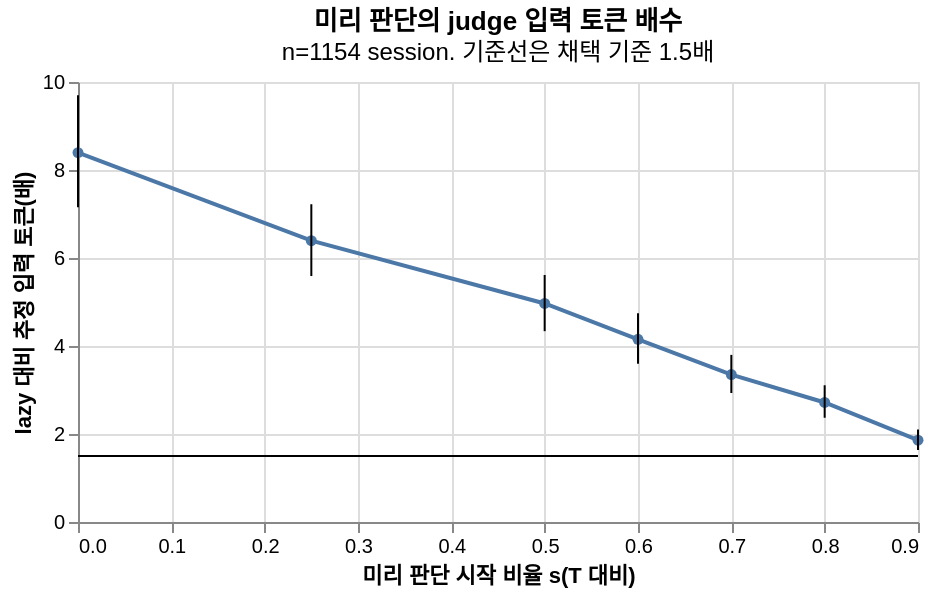

The Vega-Lite source for this figure:
### Vega-Lite specification from a JSON file in a GitHub repository (floating-point values rounded to 4 significant figures)
{"$schema": "https://vega.github.io/schema/vega-lite/v5.json", "title": {"text": "미리 판단의 judge 입력 토큰 배수", "subtitle": "n=1154 session. 기준선은 채택 기준 1.5배"}, "width": 420, "height": 220, "layer": [{"data": {"values": [{"s": 0.0, "value": 8.395, "lo": 7.151, "hi": 9.697}, {"s": 0.25, "value": 6.394, "lo": 5.59, "hi": 7.222}, {"s": 0.5, "value": 4.967, "lo": 4.337, "hi": 5.614}, {"s": 0.6, "value": 4.153, "lo": 3.596, "hi": 4.745}, {"s": 0.7, "value": 3.35, "lo": 2.931, "hi": 3.798}, {"s": 0.8, "value": 2.716, "lo": 2.369, "hi": 3.108}, {"s": 0.9, "value": 1.86, "lo": 1.639, "hi": 2.104}]}, "mark": {"type": "line", "point": true}, "encoding": {"x": {"field": "s", "type": "quantitative", "title": "미리 판단 시작 비율 s(T 대비)"}, "y": {"field": "value", "type": "quantitative", "title": "lazy 대비 추정 입력 토큰(배)", "scale": {"zero": true}}}}, {"data": {"values": [{"s": 0.0, "value": 8.395, "lo": 7.151, "hi": 9.697}, {"s": 0.25, "value": 6.394, "lo": 5.59, "hi": 7.222}, {"s": 0.5, "value": 4.967, "lo": 4.337, "hi": 5.614}, {"s": 0.6, "value": 4.153, "lo": 3.596, "hi": 4.745}, {"s": 0.7, "value": 3.35, "lo": 2.931, "hi": 3.798}, {"s": 0.8, "value": 2.716, "lo": 2.369, "hi": 3.108}, {"s": 0.9, "value": 1.86, "lo": 1.639, "hi": 2.104}]}, "mark": "errorbar", "encoding": {"x": {"field": "s", "type": "quantitative", "title": "미리 판단 시작 비율 s(T 대비)"}, "y": {"field": "lo", "type": "quantitative", "title": "lazy 대비 추정 입력 토큰(배)"}, "y2": {"field": "hi"}}}, {"data": {"values": [{"threshold": 1.5}]}, "mark": "rule", "encoding": {"y": {"field": "threshold", "type": "quantitative"}}}]}
